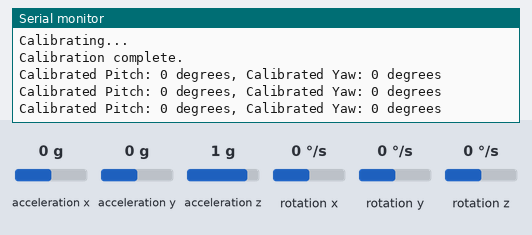
Recording of a sketch running on a simulated Arduino Uno, built with avr-gcc and run on an emulated ATmega328P. Shown: the last lines printed to the serial monitor. The test bench sets the inputs (shaded band); at power-on: acceleration x 0 g, acceleration y 0 g, acceleration z 1 g, rotation x 0 °/s, rotation y 0 °/s, rotation z 0 °/s.

Above: at 2.4 s.
2.5 s: acceleration x set to -1.4 g
At 3.2 s:
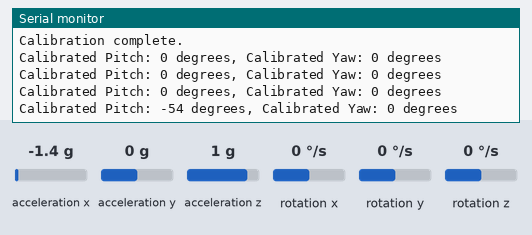
4.0 s: acceleration y set to -1.4 g
At 4.7 s:
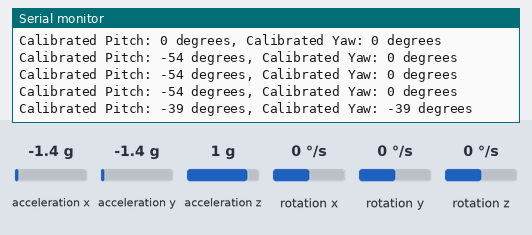
5.5 s: acceleration z set to -1.4 g
At 6.2 s:
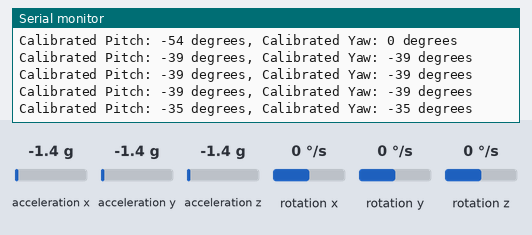
Timing chart, 0 to 8.5 s (numbered marks = the images above; inputs shaded):
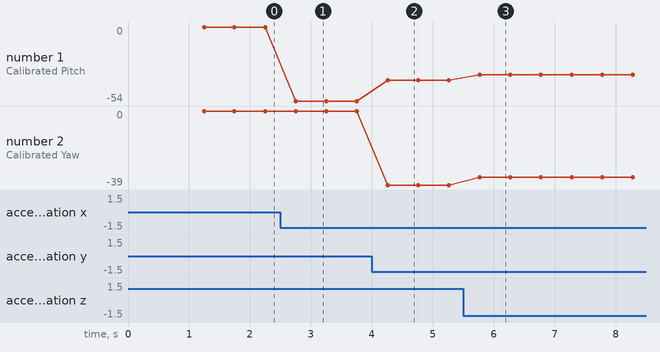

Measured:
- after the input at 2.5 s, the serial monitor: prints a new line after 0.25 s (image 1)
- after the input at 4.0 s, the serial monitor: prints a new line after 0.26 s (image 2)
- after the input at 5.5 s, the serial monitor: prints a new line after 0.27 s (image 3)
- plotted number 1: 0 → -54 after the input at 2.5 s, -54 → -39 after the input at 4.0 s, -39 → -35 after the input at 5.5 s
- plotted number 2: 0 → -39 after the input at 4.0 s, -39 → -35 after the input at 5.5 s

The sketch:

gyro_zero_separate.ino
```cpp
#include <Wire.h>
#include <MPU6050.h>
#include <math.h>

MPU6050 mpu;
int pitchOffset = 0;
int yawOffset = 0;
bool calibrated = false;

void setup() {
  Serial.begin(9600);
  Serial.println("Initialize MPU6050");

  while (!mpu.begin(MPU6050_SCALE_250DPS, MPU6050_RANGE_16G)) {
    Serial.println("Could not find a valid MPU6050 sensor, check wiring!");
    delay(2000);
  }

  // Calibration process
  Serial.println("Calibrating...");
  calibrateGyro();
  Serial.println("Calibration complete.");
}

void calibrateGyro() {
  const int numReadings = 100; // Number of readings for calibration
  int pitchTotal = 0;
  int yawTotal = 0;

  for (int i = 0; i < numReadings; ++i) {
    Vector normAccel = mpu.readNormalizeAccel();

    // Calculate pitch and yaw angles in radians
    float pitch = atan2(normAccel.XAxis, sqrt(normAccel.YAxis * normAccel.YAxis + normAccel.ZAxis * normAccel.ZAxis));
    float yaw = atan2(normAccel.YAxis, sqrt(normAccel.XAxis * normAccel.XAxis + normAccel.ZAxis * normAccel.ZAxis));

    // Convert radians to degrees
    pitch = pitch * 180.0 / M_PI;
    yaw = yaw * 180.0 / M_PI;

    pitchTotal += pitch;
    yawTotal += yaw;
    delay(10); // Delay between readings
  }

  // Calculate averages
  pitchOffset = pitchTotal / numReadings;
  yawOffset = yawTotal / numReadings;
  calibrated = true;
}

void loop() {
  if (calibrated) {
    Vector normAccel = mpu.readNormalizeAccel();

    // Calculate pitch and yaw angles in radians
    float pitch = atan2(normAccel.XAxis, sqrt(normAccel.YAxis * normAccel.YAxis + normAccel.ZAxis * normAccel.ZAxis));
    float yaw = atan2(normAccel.YAxis, sqrt(normAccel.XAxis * normAccel.XAxis + normAccel.ZAxis * normAccel.ZAxis));

    // Convert radians to degrees and subtract offsets, then cast to integer
    pitch = (pitch * 180.0 / M_PI) - pitchOffset;
    yaw = (yaw * 180.0 / M_PI) - yawOffset;

    int intPitch = static_cast<int>(pitch);
    int intYaw = static_cast<int>(yaw);

    Serial.print("Calibrated Pitch: ");
    Serial.print(intPitch);
    Serial.print(" degrees, Calibrated Yaw: ");
    Serial.print(intYaw);
    Serial.println(" degrees");
  }

  delay(500);
}
//yaw value -79 to 87
//pitch value -85 to 80 
```
